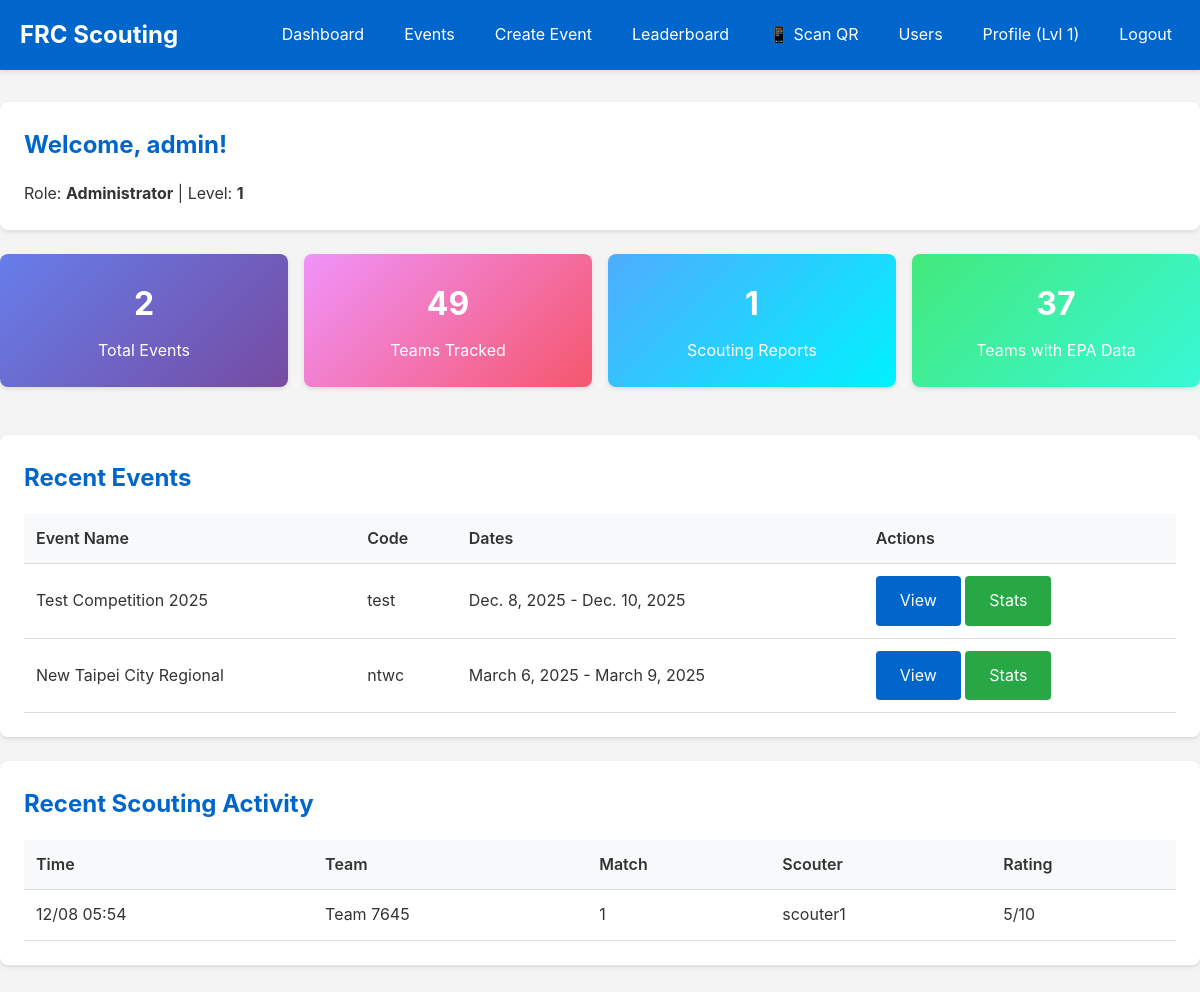
Page /analytics/ (signed in) on the committed database.
### accounts/models.py (models this page shows, shortened)
class UserProfile(models.Model):
    ROLE_CHOICES = [
        ('ADMIN', 'Administrator'),
        ('STRATEGIST', 'Strategist'),
        ('SCOUTER', 'Scouter'),
    ]
    user = models.OneToOneField(User, on_delete=models.CASCADE, related_name='profile')
    role = models.CharField(max_length=20, choices=ROLE_CHOICES, default='SCOUTER')
    prediction_points = models.IntegerField(default=0)
    experience_points = models.IntegerField(default=0)
    level = models.IntegerField(default=1)
    created_at = models.DateTimeField(auto_now_add=True)
    updated_at = models.DateTimeField(auto_now=True)
    def can_manage_users(self):
        return self.role == 'ADMIN'
    def can_manage_events(self):
        return self.role in ['ADMIN', 'STRATEGIST']

### events/models.py (models this page shows, shortened)
class Event(models.Model):
    name = models.CharField(max_length=200)
    event_code = models.CharField(max_length=50, unique=True)
    location = models.CharField(max_length=200)
    start_date = models.DateField()
    end_date = models.DateField()
    api_source = models.CharField(max_length=20, choices=[('TBA', 'The Blue Alliance'), ('FIRST', 'FIRST API')], default='TBA')
    tba_event_key = models.CharField(max_length=50, unique=True, null=True, blank=True, help_text="TBA event key (e.g., '2024casj')")
    week = models.IntegerField(null=True, blank=True, help_text="Competition week number")
    event_type = models.IntegerField(null=True, blank=True, help_text="Event type code from TBA")
    event_type_string = models.CharField(max_length=50, blank=True, help_text="Event type (e.g., 'Regional', 'District')")
    auto_rotation_enabled = models.BooleanField(default=False)
    rotation_interval = models.IntegerField(default=5, help_text="Number of matches before rotating scouters")
    created_at = models.DateTimeField(auto_now_add=True)
    updated_at = models.DateTimeField(auto_now=True)
    class Meta:
        ordering = ['-start_date']

class Team(models.Model):
    team_number = models.IntegerField()
    team_name = models.CharField(max_length=200, blank=True)
    event = models.ForeignKey(Event, on_delete=models.CASCADE, related_name='teams')
    nickname = models.CharField(max_length=200, blank=True, help_text="Team nickname from TBA")
    city = models.CharField(max_length=100, blank=True)
    state_prov = models.CharField(max_length=100, blank=True)
    country = models.CharField(max_length=100, blank=True)
    rookie_year = models.IntegerField(null=True, blank=True)
    epa = models.FloatField(null=True, blank=True, help_text="Expected Points Added")
    win_rate = models.FloatField(null=True, blank=True)
    last_metrics_update = models.DateTimeField(null=True, blank=True)
    class Meta:
        unique_together = ['team_number', 'event']
        ordering = ['team_number']

class Match(models.Model):
    MATCH_TYPES = [
        ('QUAL', 'Qualification'),
        ('PLAYOFF', 'Playoff'),
    ]
    STATUS_CHOICES = [
        ('UPCOMING', 'Upcoming'),
        ('IN_PROGRESS', 'In Progress'),
        ('COMPLETED', 'Completed'),
        ('ALL_SUBMITTED', 'All Data Submitted'),
    ]
    event = models.ForeignKey(Event, on_delete=models.CASCADE, related_name='matches')
    match_number = models.IntegerField()
    match_type = models.CharField(max_length=10, choices=MATCH_TYPES, default='QUAL')
    scheduled_time = models.DateTimeField()
    tba_match_key = models.CharField(max_length=50, unique=True, null=True, blank=True, help_text="TBA match key")
    comp_level = models.CharField(max_length=10, blank=True, help_text="Competition level: qm, qf, sf, f")
    set_number = models.IntegerField(default=1, help_text="Set number for playoff matches")
    actual_time = models.DateTimeField(null=True, blank=True, help_text="Actual match start time")
    predicted_time = models.DateTimeField(null=True, blank=True, help_text="TBA predicted start time")
    red_1 = models.ForeignKey(Team, on_delete=models.CASCADE, related_name='red1_matches')
    red_2 = models.ForeignKey(Team, on_delete=models.CASCADE, related_name='red2_matches')
    red_3 = models.ForeignKey(Team, on_delete=models.CASCADE, related_name='red3_matches')
    blue_1 = models.ForeignKey(Team, on_delete=models.CASCADE, related_name='blue1_matches')
    blue_2 = models.ForeignKey(Team, on_delete=models.CASCADE, related_name='blue2_matches')
    blue_3 = models.ForeignKey(Team, on_delete=models.CASCADE, related_name='blue3_matches')
    status = models.CharField(max_length=20, choices=STATUS_CHOICES, default='UPCOMING')
    red_score = models.IntegerField(null=True, blank=True)
    blue_score = models.IntegerField(null=True, blank=True)
    winner = models.CharField(max_length=10, choices=[('RED', 'Red'), ('BLUE', 'Blue'), ('TIE', 'Tie')], null=True, blank=True)
    created_at = models.DateTimeField(auto_now_add=True)
    updated_at = models.DateTimeField(auto_now=True)
    class Meta:
        unique_together = ['event', 'match_number', 'match_type', 'comp_level', 'set_number']
        ordering = ['scheduled_time', 'match_number']

### scouting/models.py (models this page shows, shortened)
class ScoutingReport(models.Model):
    assignment = models.ForeignKey(ScouterAssignment, on_delete=models.CASCADE, related_name='reports')
    match = models.ForeignKey(Match, on_delete=models.CASCADE, related_name='scouting_reports')
    scouter = models.ForeignKey(User, on_delete=models.CASCADE, related_name='scouting_reports')
    team = models.ForeignKey(Team, on_delete=models.CASCADE, related_name='scouting_reports')
    pre_match_notes = models.TextField(blank=True)
    robot_starting_position = models.CharField(max_length=50, blank=True)
    auto_mobility = models.BooleanField(default=False)
    auto_game_pieces_scored = models.IntegerField(default=0)
    auto_game_pieces_missed = models.IntegerField(default=0)
    auto_points_estimate = models.IntegerField(default=0)
    auto_notes = models.TextField(blank=True)
    teleop_game_pieces_scored = models.IntegerField(default=0)
    teleop_game_pieces_missed = models.IntegerField(default=0)
    teleop_defense_rating = models.IntegerField(default=0, help_text="0-5 scale")
    teleop_speed_rating = models.IntegerField(default=0, help_text="0-5 scale")
    teleop_notes = models.TextField(blank=True)
    endgame_climb_attempted = models.BooleanField(default=False)
    endgame_climb_success = models.BooleanField(default=False)
    endgame_park = models.BooleanField(default=False)
    endgame_points_estimate = models.IntegerField(default=0)
    endgame_notes = models.TextField(blank=True)
    robot_disabled = models.BooleanField(default=False)
    robot_tippy = models.BooleanField(default=False)
    fouls_committed = models.IntegerField(default=0)
    overall_rating = models.IntegerField(default=0, help_text="0-10 scale")
    post_match_notes = models.TextField(blank=True)
    submitted_at = models.DateTimeField(auto_now_add=True)
    submitted_offline = models.BooleanField(default=False)
    confirmed = models.BooleanField(default=False)
    confirmed_by = models.ForeignKey(User, on_delete=models.SET_NULL, null=True, blank=True, related_name='confirmed_reports')
    class Meta:
        unique_together = ['match', 'scouter', 'team']
        ordering = ['-submitted_at']

### analytics/views.py (the view)
# urls.py: path('', views.dashboard_view, name='dashboard'),
@login_required
def dashboard_view(request):
    events = Event.objects.all()[:5]
    total_events = Event.objects.count()
    total_teams = Team.objects.count()
    total_reports = ScoutingReport.objects.filter(confirmed=True).count()
    total_matches = Match.objects.count()
    recent_reports = ScoutingReport.objects.filter(confirmed=True).select_related('team', 'match', 'scouter').order_by('-submitted_at')[:10]
    teams_with_epa = TeamAggregateStats.objects.exclude(statbotics_epa__isnull=True).count()
    context = {
        'events': events,
        'total_events': total_events,
        'total_teams': total_teams,
        'total_reports': total_reports,
        'total_matches': total_matches,
        'recent_reports': recent_reports,
        'teams_with_epa': teams_with_epa,
    }
    return render(request, 'analytics/dashboard.html', context)

### analytics/templates/analytics/dashboard.html (shortened to what this page needs)
{% extends 'base.html' %}
{% block content %}
<div class="card">
    <h2>Welcome, {{ user.username }}!</h2>
    <p>Role: <strong>{{ user.profile.get_role_display }}</strong> | Level: <strong>{{ user.profile.level }}</strong></p>
</div>
<div style="display: grid; grid-template-columns: repeat(auto-fit, minmax(200px, 1fr)); gap: 1rem; margin-bottom: 1.5rem;">
    <div class="card" style="background: linear-gradient(135deg, #667eea 0%, #764ba2 100%); color: white; text-align: center;">
        <h3 style="margin: 0; font-size: 2rem;">{{ total_events }}</h3>
        <p style="margin: 0.5rem 0 0 0;">Total Events</p>
    </div>
    <div class="card" style="background: linear-gradient(135deg, #f093fb 0%, #f5576c 100%); color: white; text-align: center;">
        <h3 style="margin: 0; font-size: 2rem;">{{ total_teams }}</h3>
        <p style="margin: 0.5rem 0 0 0;">Teams Tracked</p>
    </div>
    <div class="card" style="background: linear-gradient(135deg, #4facfe 0%, #00f2fe 100%); color: white; text-align: center;">
        <h3 style="margin: 0; font-size: 2rem;">{{ total_reports }}</h3>
        <p style="margin: 0.5rem 0 0 0;">Scouting Reports</p>
    </div>
    <div class="card" style="background: linear-gradient(135deg, #43e97b 0%, #38f9d7 100%); color: white; text-align: center;">
        <h3 style="margin: 0; font-size: 2rem;">{{ teams_with_epa }}</h3>
        <p style="margin: 0.5rem 0 0 0;">Teams with EPA Data</p>
    </div>
</div>
<div class="card">
    <h2>Recent Events</h2>
    {% if events %}
    <table>
        <thead>
            <tr>
                <th>Event Name</th>
                <th>Code</th>
                <th>Dates</th>
                <th>Actions</th>
            </tr>
        </thead>
        <tbody>
            {% for event in events %}
            <tr>
                <td>{{ event.name }}</td>
                <td>{{ event.event_code }}</td>
                <td>{{ event.start_date }} - {{ event.end_date }}</td>
                <td>
                    <a href="{% url 'event_detail' event.id %}" class="btn">View</a>
                    <a href="{% url 'team_stats' event.id %}" class="btn btn-success">Stats</a>
                </td>
            </tr>
            {% endfor %}
        </tbody>
    </table>
    {% else %}
    <p>No events yet. {% if user.profile.can_manage_events %}<a href="{% url 'create_event' %}">Create one!</a>{% endif %}</p>
    {% endif %}
</div>
{% if recent_reports %}
<div class="card">
    <h2>Recent Scouting Activity</h2>
    <table>
        <thead>
            <tr>
                <th>Time</th>
                <th>Team</th>
                <th>Match</th>
                <th>Scouter</th>
                <th>Rating</th>
            </tr>
        </thead>
        <tbody>
            {% for report in recent_reports %}
            <tr>
                <td>{{ report.submitted_at|date:"m/d H:i" }}</td>
                <td>Team {{ report.team.team_number }}</td>
                <td>{{ report.match.match_number }}</td>
                <td>{{ report.scouter.username }}</td>
                <td>{{ report.overall_rating }}/10</td>
            </tr>
            {% endfor %}
        </tbody>
    </table>
</div>
{% endif %}
{% endblock %}

### templates/base.html (shortened to what this page needs)
<!DOCTYPE html>
<html lang="en">
<head>
</head>
<body>
    <nav>
        <div class="container">
            <h1>FRC Scouting</h1>
            {% if user.is_authenticated %}
            <ul>
                <li><a href="{% url 'dashboard' %}">Dashboard</a></li>
                <li><a href="{% url 'event_list' %}">Events</a></li>
                {% if user.profile.can_manage_events %}
                <li><a href="{% url 'create_event' %}">Create Event</a></li>
                {% endif %}
                <li><a href="{% url 'leaderboard' %}">Leaderboard</a></li>
                {% if user.profile.can_manage_events %}
                <li><a href="{% url 'scan_qr_code' %}">📱 Scan QR</a></li>
                {% endif %}
                {% if user.profile.can_manage_users %}
                <li><a href="{% url 'user_management' %}">Users</a></li>
                {% endif %}
                <li><a href="{% url 'profile' %}">Profile (Lvl {{ user.profile.level }})</a></li>
                <li><a href="{% url 'logout' %}">Logout</a></li>
            </ul>
            {% endif %}
        </div>
    </nav>
    <div class="container main-content">
        {% block content %}{% endblock %}
    </div>
</body>
</html>

### templates/base.html (style rules this page uses)
* { margin: 0; padding: 0; box-sizing: border-box; }
body { font-family: -apple-system, BlinkMacSystemFont, 'Segoe UI', Roboto, Oxygen, Ubuntu, Cantarell, sans-serif; line-height: 1.6; color: #333; background: #f4f4f4; }
.container { max-width: 1200px; margin: 0 auto; padding: 0 20px; }
nav { background: #0066cc; color: white; padding: 1rem 0; box-shadow: 0 2px 5px rgba(0,0,0,0.1); }
nav .container { display: flex; justify-content: space-between; align-items: center; flex-wrap: wrap; }
nav h1 { font-size: 1.5rem; }
nav ul { list-style: none; display: flex; gap: 1.5rem; flex-wrap: wrap; }
nav a { color: white; text-decoration: none; padding: 0.5rem; transition: background 0.3s; }
.main-content { padding: 2rem 0; }
.card { background: white; padding: 1.5rem; margin-bottom: 1.5rem; border-radius: 8px; box-shadow: 0 2px 4px rgba(0,0,0,0.1); }
.card h2 { margin-bottom: 1rem; color: #0066cc; }
.btn { display: inline-block; padding: 0.75rem 1.5rem; background: #0066cc; color: white; text-decoration: none; border: none; border-radius: 4px; cursor: pointer; font-size: 1rem; transition: background 0.3s; }
.btn-success { background: #28a745; }
table { width: 100%; border-collapse: collapse; margin-top: 1rem; }
th, td { padding: 0.75rem; text-align: left; border-bottom: 1px solid #ddd; }
th { background: #f8f9fa; font-weight: 600; }

### rows in the picture
Event: name "Test Competition 2025", event_code "test", start_date "Dec. 8, 2025", end_date "Dec. 10, 2025"
Event: name "New Taipei City Regional", event_code "ntwc", start_date "March 6, 2025", end_date "March 9, 2025"
ScoutingReport: submitted_at "12/08 05:54", team.team_number "7645", match.match_number "1", scouter.username "scouter1", overall_rating "5"

### other values in the picture
{{ user.profile.level }} "1"
{{ user.username }} "admin"
{{ user.profile.get_role_display }} "Administrator"
{{ total_events }} "2"
{{ total_teams }} "49"
{{ total_reports }} "1"
{{ teams_with_epa }} "37"
